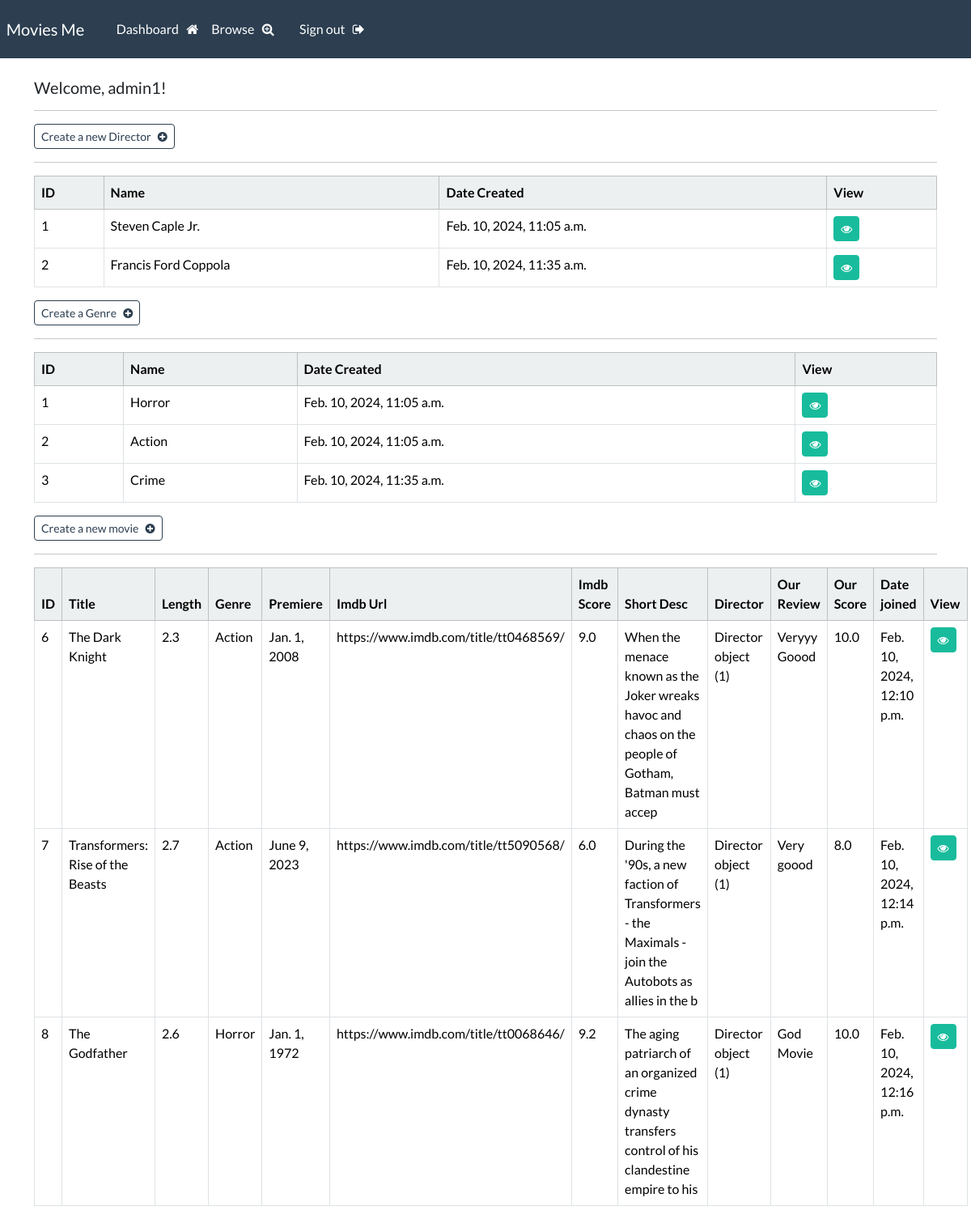
The page /dashboard/ (signed in) on the database its author committed.
### webapp/models.py (models this page shows)
class Director(models.Model):
    date_created = models.DateTimeField(auto_now_add=True)
    director_name = models.CharField(max_length=100)

class Genre(models.Model):
    date_created = models.DateTimeField(auto_now_add=True)
    genre_name = models.CharField(max_length=100)

class Movie(models.Model):
    date_created = models.DateTimeField(auto_now_add=True)
    title = models.CharField(max_length=100)
    length = models.DecimalField(decimal_places=1,max_digits=3)
    genre = models.CharField(max_length=100)
    premiere = models.DateField()
    imbd_url = models.CharField(max_length=100)
    imdb_score = models.DecimalField(decimal_places=1,max_digits=3)
    short_desc = models.CharField(max_length=100)
    director = models.ForeignKey(Director, on_delete=models.CASCADE)
    review = models.CharField(max_length=1000)
    site_score = models.DecimalField(decimal_places=1,max_digits=3)
    poster = models.ImageField(upload_to='movie_photos/', null=True, blank=True)

### webapp/views.py (the view)
# urls.py: path('dashboard/', views.dashboard, name="dashboard"),  # Dashboard page
@login_required(login_url='admin-login')
def  dashboard(request):
    all_movies = Movie.objects.all()
    all_directors = Director.objects.all()
    all_genres = Genre.objects.all()
    context = {
        'movies': all_movies,
        'directors': all_directors,
        'genres': all_genres,
    }
    return render(request,'webapp/dashboard.html',context=context)

### webapp/templates/webapp/dashboard.html
{% extends 'webapp/base.html' %} {% block content %}
<h5> Welcome, {{user}}!</h5>
<hr>
<a class="btn btn-outline-primary btn-sm" href="{% url 'create-director' %}">
    Create a new Director &nbsp; <i class="fa fa-plus-circle" aria-hidden="true"></i>
</a>
<hr>
<table class="table table-hover table-bordered">
    <thead class="table-light">
        <tr>
            <th scope="col"> ID </th>
            <th scope="col"> Name </th>
            <th scope="col"> Date Created </th>
            <th scope="col"> View </th>
        </tr>
    </thead>
    <tbody>
        {% if directors %} {% for director in directors %}
        <tr>
            <td> {{ director.id }} </td>
            <td> {{ director.director_name }} </td>
            <td> {{ director.date_created }} </td>
            <td>
                <a class="btn btn-success btn-sm" href="{% url 'director' director.id %}"> <i class="fa fa-eye" aria-hidden="true"></i> </a>
            </td>
        </tr>
        {% endfor %} {% else %}
        <tr>
            <td colspan="4"> No directors found. </td>
        </tr>
        {% endif %}
    </tbody>
</table>
<a class="btn btn-outline-primary btn-sm" href="{% url 'create-genre' %}">
    Create a Genre &nbsp; <i class="fa fa-plus-circle" aria-hidden="true"></i>
</a>
<hr>
<table class="table table-hover table-bordered">
    <thead class="table-light">
        <tr>
            <th scope="col"> ID </th>
            <th scope="col"> Name </th>
            <th scope="col"> Date Created </th>
            <th scope="col"> View </th>
        </tr>
    </thead>
    <tbody>
        {% if genres %} {% for genre in genres %}
        <tr>
            <td> {{ genre.id }} </td>
            <td> {{ genre.genre_name }} </td>
            <td> {{ genre.date_created }} </td>
            <td>
                <a class="btn btn-success btn-sm" href="{% url 'genre' genre.id %}"> <i class="fa fa-eye" aria-hidden="true"></i> </a>
            </td>
        </tr>
        {% endfor %} {% else %}
        <tr>
            <td colspan="4"> No genres found. </td>
        </tr>
        {% endif %}
    </tbody>
</table>
<a class="btn btn-outline-primary btn-sm" href="{% url 'create-movie' %}">
    Create a new movie &nbsp; <i class="fa fa-plus-circle" aria-hidden="true"></i>
</a>
<hr>
<table class="table table-hover table-bordered">
    <thead class="table-light">
        <tr>
            <th scope="col"> ID </th>
            <th scope="col"> Title </th>
            <th scope="col"> Length </th>
            <th scope="col"> Genre </th>
            <th scope="col"> Premiere </th>
            <th scope="col"> Imdb Url </th>
            <th scope="col"> Imdb Score </th>
            <th scope="col"> Short Desc </th>
            <th scope="col"> Director </th>
            <th scope="col"> Our Review </th>
            <th scope="col"> Our Score </th>
            <th scope="col"> Date joined </th>
            <th scope="col"> View </th>
        </tr>
    </thead>
    <tbody>
        {% if movies %} {% for movie in movies %}
        <tr>
            <td> {{movie.id}} </td>
            <td> {{movie.title}} </td>
            <td> {{movie.length}} </td>
            <td> {{movie.genre}} </td>
            <td> {{movie.premiere}} </td>
            <td> {{movie.imbd_url}} </td>
            <td> {{movie.imdb_score}} </td>
            <td> {{movie.short_desc}} </td>
            <td> {{movie.director}} </td>
            <td> {{movie.review}} </td>
            <td> {{movie.site_score}} </td>
            <td> {{movie.date_created}} </td>
            <td>
                <a class="btn btn-success btn-sm" href="{% url 'movie' movie.id %}"> <i class="fa fa-eye" aria-hidden="true"></i> </a>
            </td>
        </tr>
        {% endfor %} {% endif %}
    </tbody>
</table>
{% endblock %}

### rows shown on the page
Director: id "1", director_name "Steven Caple Jr.", date_created "Feb. 10, 2024, 11:05 a.m."
Director: id "2", director_name "Francis Ford Coppola", date_created "Feb. 10, 2024, 11:35 a.m."
Genre: id "1", genre_name "Horror", date_created "Feb. 10, 2024, 11:05 a.m."
Genre: id "2", genre_name "Action", date_created "Feb. 10, 2024, 11:05 a.m."
Genre: id "3", genre_name "Crime", date_created "Feb. 10, 2024, 11:35 a.m."
Movie: id "6", title "The Dark Knight", length "2.3", genre "Action", premiere "Jan. 1, 2008", imbd_url "https://www.imdb.com/title/tt0468569/", imdb_score "9.0", short_desc "When the menace known as the Joker wreaks havoc and chaos on the people of Gotham, Batman must accep", director "Director object (1)", review "Veryyy Goood", site_score "10.0", date_created "Feb. 10, 2024, 12:10 p.m."
Movie: id "7", title "Transformers: Rise of the Beasts", length "2.7", genre "Action", premiere "June 9, 2023", imbd_url "https://www.imdb.com/title/tt5090568/", imdb_score "6.0", short_desc "During the '90s, a new faction of Transformers - the Maximals - join the Autobots as allies in the b", director "Director object (1)", review "Very goood", site_score "8.0", date_created "Feb. 10, 2024, 12:14 p.m."
Movie: id "8", title "The Godfather", length "2.6", genre "Horror", premiere "Jan. 1, 1972", imbd_url "https://www.imdb.com/title/tt0068646/", imdb_score "9.2", short_desc "The aging patriarch of an organized crime dynasty transfers control of his clandestine empire to his", director "Director object (1)", review "God Movie", site_score "10.0", date_created "Feb. 10, 2024, 12:16 p.m."

### other values the page prints
{{ user }} "admin1"
